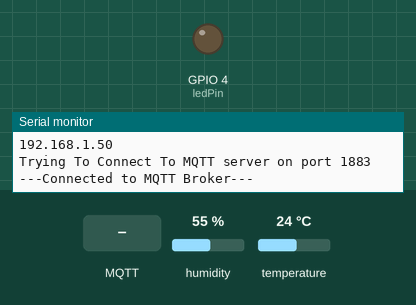
This sketch was run on a simulated ESP32. On the bench: output pins drawn as LEDs (lit = HIGH), the last lines printed to the serial monitor. The test bench sets the inputs (shaded band); at power-on: humidity 55 %, temperature 24 °C. WiFi joins after 1.5 s; servers stay silent unless stated; no MQTT or app messages arrive unless stated.

Above: at 2.7 s.
2.8 s: MQTT message "true" arrives on the first subscribed topic
At 3.4 s:
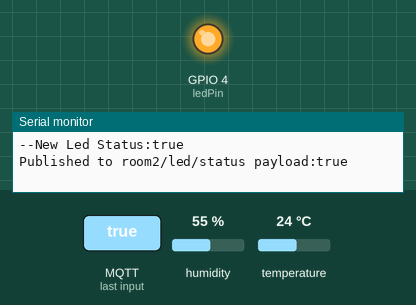
5.8 s: MQTT message "false" arrives on the first subscribed topic
At 6.5 s:
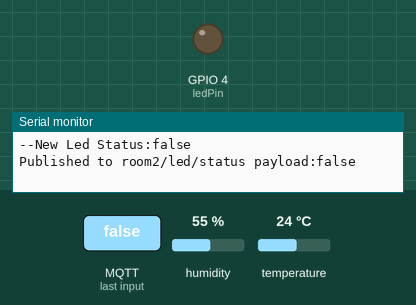
Timing chart, 0 to 8.8 s (numbered marks = the images above; inputs shaded):
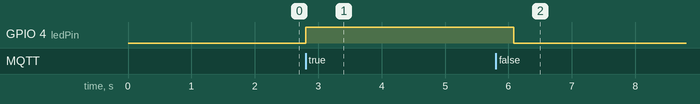

The sketch:

room2_sketch.ino
```cpp
//Απαραίτητες βιβλιοθήκες
#include <WiFi.h>
//Βιβλιοθήκη MQTT Client
#include <PubSubClient.h>
//Βιβλιοθήκη για την σύνδεση με τον αισθήτηρα με το πρωτόκολλο I2C
#include <Wire.h>
//Βιβλιοθήκες σχετικές με τον αισθητήρα
#include "Adafruit_SHT4x.h"
#include <Adafruit_Sensor.h>
//

//---Αρχικοποίηση Μεταβλητών---//

//Wi-Fi credentials
const char* ssid = "Inkjetstores.gr";
const char* password = "2299025593";
//Domain Name του MQTT Broker
const char* mqtt_server = "spirosboukis.ddns.net";
//ID του MQTT Client
const char* mqttClientID = "room2_ESP";
//LWT
const char* willTopic = "room2/sensor/status";
const char* willMessage = "offline";
//
//Αντικείμενο του αισθητήρα
Adafruit_SHT4x sht4 = Adafruit_SHT4x();
//Wi-Fi Client
WiFiClient espClient;
//MQTT Client
PubSubClient client(espClient);

//χρησιμοποείται για τον υπολογισμό του χρόνου μεταξύ των μετρήσεων.
//eτσι μπορούμε να ορίσουμε συχνότητα για το κάθε πότε θέλουμε να γίνεται νέα μέτρηση
long lastMsgTime = 0;
//Συχνότητα Μετρήσης σε ms
int measurement_interval = 5000;

//Κατάσταση LED
char ledStatus[8];
//Μεταβλητές μετρήσεων
float temperature = 0;
float humidity = 0;
//Ορισμός Pin που ελέγχει το LED, σύμφωνα με την συνδεσμολογία
const int ledPin = 4;


//1 Αρχικοποίηση
void setup() {
  //---1.2
  setupSensor();
  //--1.3
  setup_wifi();
  //--1.4, 1.5, 1.6, 1.7
  setup_mqtt();

  //set led pin to output mode
  pinMode(ledPin, OUTPUT);
  //LED OFF
  digitalWrite(ledPin, LOW);
  //ledStatus = false
  strncpy(ledStatus, "false", sizeof((ledStatus)));
}

//2
void loop() {

 //μεταβλητές
  sensors_event_t humidity, temp;
  char tempStr[8];
  char humStr[8];

  //---2.1
  if (!client.connected()) {
    reconnect();
  }

  //2.6
  client.loop();


  long now = millis();
  if (now - lastMsgTime > measurement_interval) {
    lastMsgTime = now;

    uint32_t timestamp = millis();
    //Διάζουμε τις μετρήσεις του αισθητήρα
    sht4.getEvent(&humidity, &temp);
    timestamp = millis() - timestamp;
    Serial.print("Read duration (ms): ");
    Serial.println(timestamp);
    Serial.print("Temperature: ");
    Serial.print(temp.temperature);
    Serial.println(" degrees C");
    Serial.print("Humidity: ");
    Serial.print(humidity.relative_humidity);
    Serial.println("% rH");

    //formatting
    dtostrf(temp.temperature, 5, 2, tempStr);
    dtostrf(humidity.relative_humidity, 5, 2, humStr);
    //
    client.publish("room2/temperature", tempStr,true);
    client.publish("room2/humidity", humStr,true);

    delay(1000);
  }
}


//---1.2---
void setupSensor()
{
  //Εκκίνηση σηριακής επικοινωνίας με τον αισθητήρα
  Serial.begin(115200);


  while (!Serial){
    Serial.println("Serial connection Error...");
    delay(10);
    }
  Serial.println("Adafruit SHT4x test");
  if (! sht4.begin()) {
    Serial.println("Couldn't find SHT4x Sensor");
    while (1) delay(1);
  }
  Serial.println("Found SHT4x sensor");
  Serial.print("Serial number 0x");
  Serial.println(sht4.readSerial(), HEX);

  //Ορισμός Ακρίβειας αισθητήρα, HIGH-MED-LOW
  sht4.setPrecision(SHT4X_LOW_PRECISION);
  //Εμφάνιση ακρίβειας στην σηριακή κονσόλα
  switch (sht4.getPrecision()) {
    case SHT4X_HIGH_PRECISION:
      Serial.println("High precision"); break;
    case SHT4X_MED_PRECISION:
      Serial.println("Med precision"); break;
    case SHT4X_LOW_PRECISION:
      Serial.println("Low precision"); break;
  }

  //

}

//---1.3---
void setup_wifi() {
  delay(10);

  Serial.println();
  Serial.print("Connecting to Wi-Fi");


  WiFi.begin(ssid, password);

  while (WiFi.status() != WL_CONNECTED) {
    delay(500);
    Serial.print(".");
  }

  Serial.println("");
  Serial.println("WiFi connected");
  Serial.println("IP address: ");
  Serial.println(WiFi.localIP());


}

//--1.4 1.5 1.6 1.7 --
void setup_mqtt(){
  //1.4 1.5
  client.setServer(mqtt_server, 1883);
  Serial.println("Trying To Connect To MQTT server on port 1883");
  //Σύνδεση με ορισμό LWT
  if(client.connect(mqttClientID, willTopic, 1, true, willMessage))
  {
  Serial.println("---Connected to MQTT Broker---");

  //Ορισμός συνάρτησης που διαχειρίζεται τα μηνύματα από τον Broker
  client.setCallback(mqtt_message_callback);
   //--1.6--
  client.subscribe("room2/led/output",1);
  //--1.7
  client.publish("room2/led/status", "false", true);
  client.publish("room2/sensor/status", "online", true);
  }
}

//2.6 Η Συνάρτηση που διαχειρίζεται τα νέα μηνύματα από τον broker
//length = μέγεθος μηνύματος σε byte
void mqtt_message_callback(char* topic,byte* message,unsigned int length){
  //Show in console
  Serial.print("Message arrived on topic: ");
  Serial.print(topic);
  Serial.print(". Message: ");

  //Μετατροπή του μηνύματος σε string
  String arrivedMsg;
  for (int i = 0; i < length; i++) {
    Serial.print((char)message[i]);
    arrivedMsg += (char)message[i];
  }
  Serial.println();

  //Έλεγχος topic
  if (String(topic) == "room2/led/output") {
    Serial.print("--New Led Status:");
    Serial.println(arrivedMsg);

    if (arrivedMsg == "true") {


      //Αλλαγή Κατάστασης LED σε ON
      digitalWrite(ledPin, HIGH);

      //Publish new status
      strncpy(ledStatus, "true", sizeof((ledStatus)));
      client.publish("room2/led/status", ledStatus, true);

      //
    }
    else if (arrivedMsg == "false") {

      digitalWrite(ledPin, LOW);
      strncpy(ledStatus, "false", sizeof((ledStatus)));
      client.publish("room2/led/status", ledStatus, true);
    }
    Serial.print("Published to room2/led/status payload:");
    Serial.println(arrivedMsg);
  }
}

void reconnect() {
  // Loop until we're reconnected
  while (!client.connected()) {
    Serial.print("...Attempting MQTT connection...");
    // Attempt to connect
    if (client.connect(mqttClientID, willTopic, 1, true, willMessage)) {
      Serial.println("---Connected to MQTT Broker---");
      // Subscribe
      client.subscribe("room2/led/output",1);
      client.publish("room2/led/status", "false", true);
      client.publish("room2/sensor/status", "online", true);
    } else {
      Serial.print("failed, rc=");
      Serial.print(client.state());
      Serial.println(" try again in 5 seconds");
      // Wait 5 seconds before retrying
      delay(5000);
    }
  }
}
```

Measured:
- after the input at 2.8 s, GPIO 4 (ledPin): LOW → HIGH at once
- after the input at 5.8 s, GPIO 4 (ledPin): HIGH → LOW after 0.29 s
